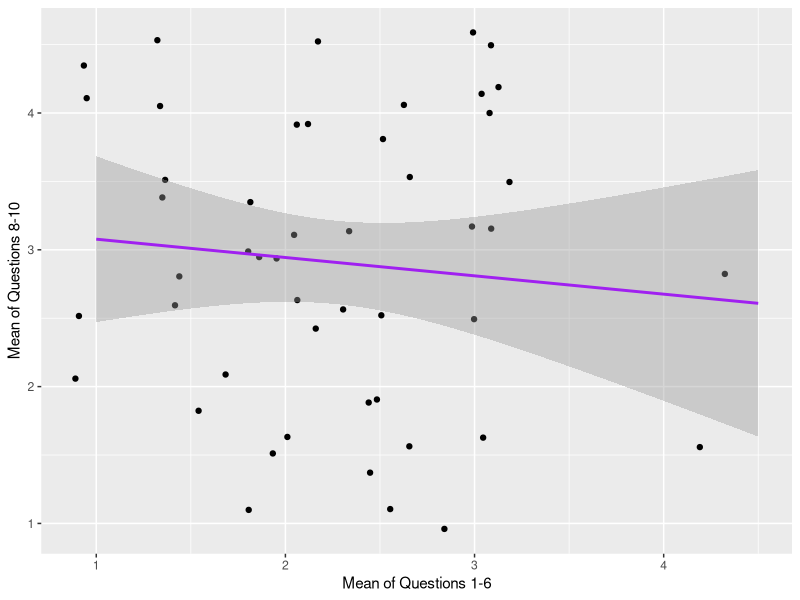

This figure's R source: (Note: this script raises an error after producing the figure.)
## ---- chunk 1
setwd(dirname(rstudioapi::getActiveDocumentContext()$path))
library(tidyverse)
## ---- chunk 2
week8_tbl <- read_csv("../data/week3.csv") %>%
  rowwise() %>%
  mutate(q5 = 6 - q5,
         q1_6 = mean(c(q1:q6)),
         q8_10 = mean(c(q8:q10)),
         gender = factor(gender, levels = c("M", "F"), labels=c("Male","Female")))
## ---- chunk 3
week8_tbl %>%
  select(q1:q6)

ggplot(week8_tbl, aes(x = q1_6, y = q8_10)) +
  geom_jitter() +
  geom_smooth(method = "lm", se = TRUE, color = "purple") +
  labs(x = "Mean of Questions 1-6", y = "Mean of Questions 8-10")
## ---- chunk 4
cor.test(week8_tbl$q1_6, week8_tbl$q8_10)
## ---- chunk 5
week8_tbl %>%
  select(-timeStart, -condition, -q7) %>%
  saveRDS(file = "../shinyweek8/shinydata_tbl.rds")
